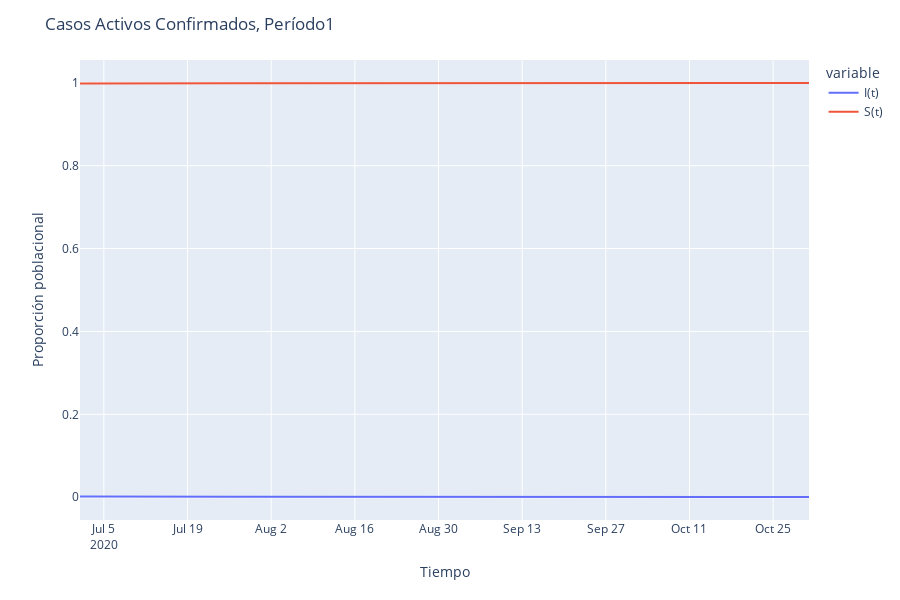

Notebook cell for this chart:
### Code cell
fig = px.line(periodo, x=periodo.index, y=['Casos activos confirmados', 'S(t)'])
newnames = {'Casos activos confirmados': "I(t)", 'S(t)': "S(t)"}
fig.for_each_trace(lambda t: t.update(name = newnames[t.name],
                                      legendgroup = newnames[t.name],
                                      hovertemplate = t.hovertemplate.replace(t.name, newnames[t.name])))

fig.update_layout(title='Casos Activos Confirmados, Período'+periodo_t,xaxis_title='Tiempo',yaxis_title='Proporción poblacional')

fig.show()
